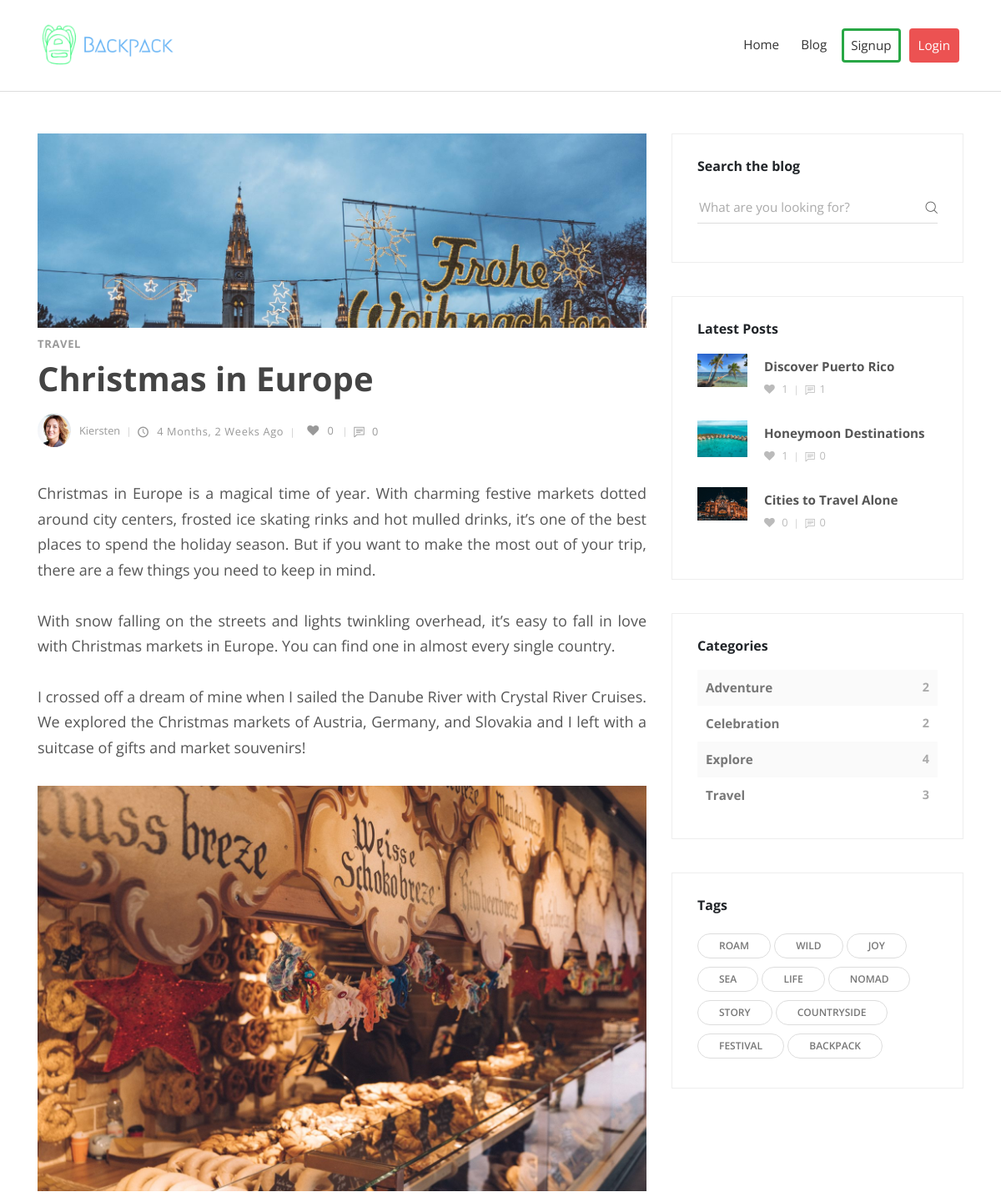
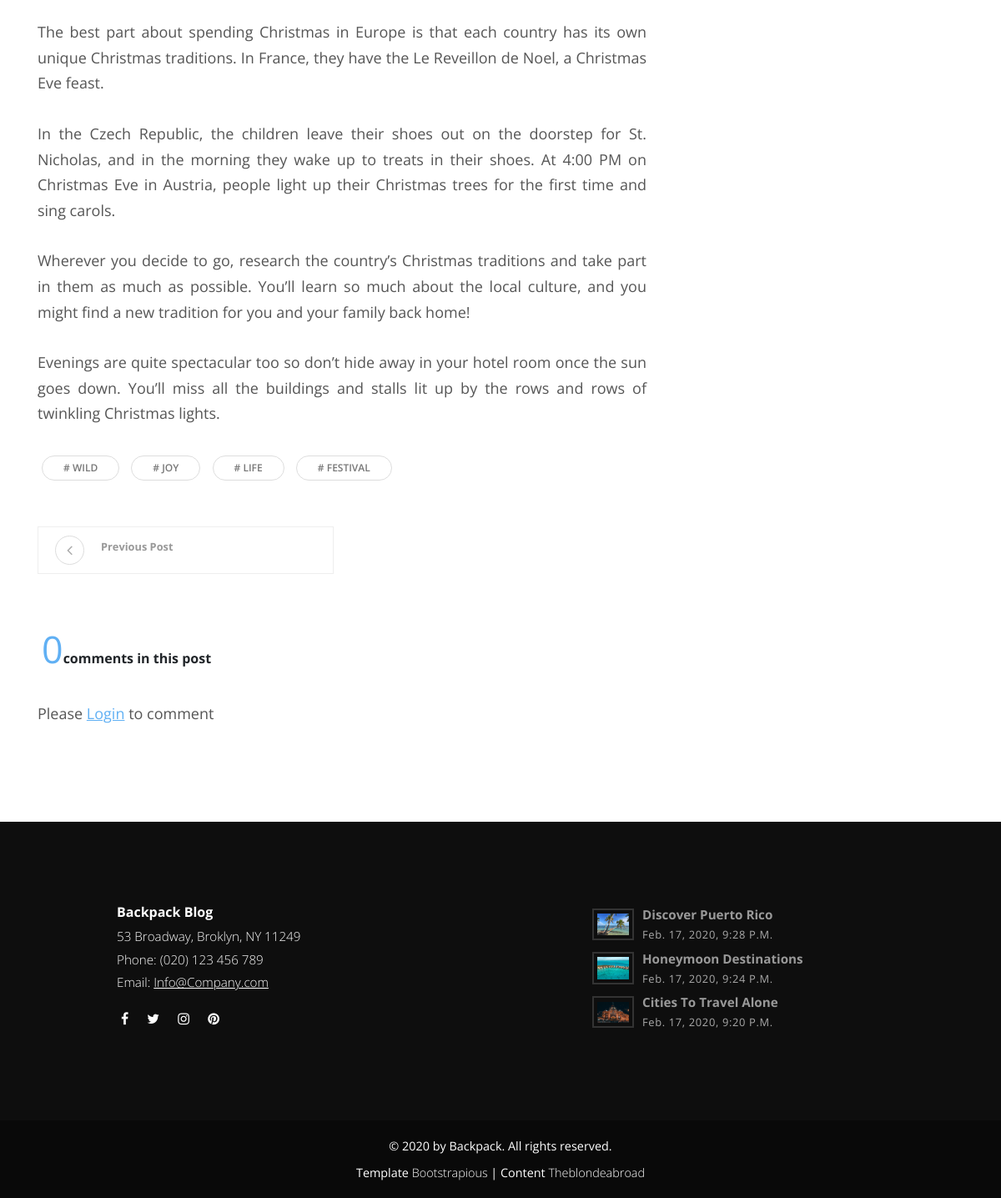
The page /article/christmas-in-europe/ on the database its author committed (2 pictures, top to bottom).
### posts/models.py (models this page shows, shortened)
class Post(models.Model):
    title = models.CharField(max_length=100)
    slug = models.SlugField(max_length=200, unique=True, null=True, blank=True)
    overview = RichTextUploadingField(blank=True, null=True)
    timestamp = models.DateTimeField(auto_now_add=True)
    comment_count = models.IntegerField(default=0)
    author = models.ForeignKey(Author, on_delete=models.CASCADE)
    thumbnail = models.ImageField()
    categories = models.ManyToManyField(Category)
    tags = models.ManyToManyField(Tag)
    featured = models.BooleanField(default=False)
    likes = models.ManyToManyField(Author, blank=True, related_name='likes')
    def get_absolute_url(self):
        return reverse('post-detail', kwargs={
            'slug': self.slug
        })
    @property
    def comment_count(self):
        return Comment.objects.filter(post=self).count()

class Category(models.Model):
    title = models.CharField(max_length=20)
    slug = models.SlugField(max_length=200, unique=True, null=True, blank=True)
    def __str__(self):
        return self.title

class Author(models.Model):
    user = models.OneToOneField(User, on_delete=models.CASCADE)
    profile_pic = models.ImageField(default="default_pro_pic.png", null=True, blank=True)
    def __str__(self):
        return self.user.username

class Tag(models.Model):
    title = models.CharField(max_length=20)
    def __str__(self):
        return self.title

### posts/views.py (the view)
# urls.py: path('article/<slug:slug>/', post, name='post-detail'),
def post(request, slug):
    post = get_object_or_404(Post, slug=slug)
    comments = Comment.objects.filter(post=post, reply=None).order_by('-id')
    form = CommentForm(request.POST or None)
    if request.method == "POST":
        if form.is_valid():
            reply_id = request.POST.get('comment_id')
            qs = None
            if reply_id:
                qs = Comment.objects.get(id=reply_id)
            form.instance.user = request.user
            form.instance.post = post
            form.instance.reply = qs
            form.save()
    else:
        form = CommentForm()
    is_liked = False
    if post.likes.filter(id = request.user.id).exists():
        is_liked = True
    recent = Post.objects.order_by('-timestamp')[0:3]
    category_count = Post.objects.values('categories__title', 'categories__slug' ).annotate(Count('categories__title'))
    tags = Tag.objects.all()
    context = {
        'post':post,
        'comments':comments,
        'is_liked':is_liked,
        'recent_post_list':recent,
        'category_count':category_count,
        'tags_list':tags,
        'form':form,
    }
    if request.is_ajax():
        html = render_to_string('comment-section.html', context, request=request)
        return JsonResponse({'form':html})
    return render(request, 'post.html', context)

### posts/forms.py
class CommentForm(forms.ModelForm):
    comment = forms.CharField(label="", widget=forms.Textarea(attrs={
        'class':'form-control',
        'placeholder':'Write your opinion',
        'id': 'usercomment',
        'rows':'4'
    }))
    class Meta:
        model = Comment
        fields = ('comment',)

### posts/context_processors.py (called while the page is built)
def footer_post(request):
    posts = Post.objects.order_by('-timestamp')[0:3]
    return {'footer_post':posts}

### templates/post.html (shortened to what this page needs)
{% extends "base.html" %}
{% load static %}
{% block content %}
<div class="container">
  <div class="row">
    <main class="post blog-post col-lg-8">
      <div class="container">
        <div class="post-single">
          <div class="post-thumbnail"><img src="{{ post.thumbnail.url }}" alt="..." class="img-fluid"></div>
          <div class="post-details">
            <div class="post-meta d-flex justify-content-between">
              <div class="category">
                {% for cat in post.categories.all %}
                <a href="{% url 'category-detail' cat.slug %}">{{ cat }}</a>
                {% endfor %}
              </div>
            </div>
            <h1>{{ post.title }}</h1>
            <div class="post-footer d-flex align-items-center flex-column flex-sm-row"><div
                class="author d-flex align-items-center flex-wrap">
                <div class="avatar"><img src="{{ post.author.profile_pic.url }}" alt="..." class="img-fluid"></div>
                <div class="title"><span>{{ post.author }}</span></div>
            </div>
              <div class="d-flex align-items-center flex-wrap">
                <div class="date"><i class="icon-clock"></i> {{ post.timestamp | timesince }} ago</div>
                <div id="like-count" class="views"> {{ post.likes.count }}
                </div>
                <div class="comments meta-last"><i class="icon-comment"></i> {{ post.comment_count}}</div>
              </div>
            </div>
            <div class="post-body">
              {{ post.overview | safe }}
            </div>
            <div class="post-tags">
              {% for tag in post.tags.all %}
              <li class="list-inline-item tag"># {{ tag }}</li>
              {% endfor %}
            </div>
            <div class="posts-nav d-flex justify-content-between align-items-stretch flex-column flex-md-row">
              {% if post.get_next_by_timestamp %}
              <a href="{% url 'post-detail' post.get_next_by_timestamp.slug %}"
                class="prev-post text-left d-flex align-items-center">
                <div class="icon prev"><i class="fa fa-angle-left"></i></div>
                <div class="text"><strong class="text-primary">Previous Post </strong>
                </div>
              </a>
              {% endif %}
            </div>
            <div class="comment-section">
              {% include 'comment-section.html' %}
            </div>
          </div>
        </div>
      </div>
    </main>
    {% include 'sidebar.html' with recent_post_list=recent_post_list category_count=category_count tags_list=tags_list %}
  </div>
</div>
{% endblock content %}

### templates/sidebar.html (shortened to what this page needs)
<aside class="col-lg-4">
    <div class="widget search">
        <header>
            <h3 class="h6">Search the blog</h3>
        </header>
        <form action="{% url 'search-result' %}" class="search-form">
            <div class="form-group">
                <input type="text" name="q" placeholder="What are you looking for?">
                <button type="submit" class="submit"><i class="icon-search"></i></button>
            </div>
        </form>
    </div>
    <div class="widget latest-posts">
        <header>
            <h3 class="h6">Latest Posts</h3>
        </header>
        <div class="blog-posts">
            {% for recent_post in recent_post_list %}
            <a href="{{ recent_post.get_absolute_url }}">
                <div class="item d-flex align-items-center">
                    <div class="image"><img src="{{ recent_post.thumbnail.url }}" alt="..." class="img-fluid"></div>
                    <div class="title"><strong>{{ recent_post.title }}</strong>
                        <div class="d-flex align-items-center">
                            <div class="views"><i class="fa fa-heart" aria-hidden="true"></i>
                                {{ recent_post.likes.count }}</div>
                            <div class="comments"><i class="icon-comment"></i>{{ recent_post.comment_count }}</div>
                        </div>
                    </div>
                </div>
            </a>
            {% endfor %}
        </div>
    </div>
    <div class="widget categories">
        <header>
            <h3 class="h6">Categories</h3>
        </header>
        {% for category in category_count %}
        <div class="item d-flex justify-content-between">
            <a href="{% url 'category-detail' category.categories__slug %}">{{ category.categories__title }}</a>
            <span>
                {{ category.categories__title__count }}
            </span>
        </div>
        {% endfor %}
    </div>
    <div class="widget tags">
        <header>
            <h3 class="h6">Tags</h3>
        </header>
        <ul class="list-inline">
            {% for tag in tags_list%}
            <li class="list-inline-item tag">{{ tag.title }}</li>
            {% endfor %}
        </ul>
    </div>
</aside>

### templates/footer.html (shortened to what this page needs)
{% load static %}
<footer class="main-footer">
    <div class="container">
        <div class="row">
            <div class="col-md-5 offset-md-1">
                <div class="logo">
                    <h6 class="text-white">Backpack Blog</h6>
                </div>
                <div class="contact-details">
                    <p>53 Broadway, Broklyn, NY 11249</p>
                    <p>Phone: (020) 123 456 789</p>
                    <p>Email: <a href="mailto:info@company.com">Info@Company.com</a></p>
                    <ul class="social-menu">
                        <li class="list-inline-item"><a href="https://www.facebook.com/"><i
                                    class="fa fa-facebook"></i></a></li>
                        <li class="list-inline-item"><a href="https://twitter.com/"><i class="fa fa-twitter"></i></a>
                        </li>
                        <li class="list-inline-item"><a href="https://www.instagram.com/"><i
                                    class="fa fa-instagram"></i></a></li>
                        <li class="list-inline-item"><a href="https://www.pinterest.com/"><i
                                    class="fa fa-pinterest"></i></a></li>
                    </ul>
                </div>
            </div>
            <div class="col-md-5 offset-md-1">
                {% for post in footer_post %}
                <div class="latest-posts">
                    <a href="{{ post.get_absolute_url }}">
                        <div class="post d-flex align-items-center">
                            <div class="image"><img src="{{ post.thumbnail.url }}" alt="..." class="img-fluid">
                            </div>
                            <div class="title"><strong>{{ post.title }}</strong><span
                                    class="date last-meta">{{ post.timestamp }}</span></div>
                        </div>
                    </a>
                </div>
                {% endfor %}
            </div>
        </div>
    </div>
    <div class="copyrights">
        <div class="container">
            <div class="row">
                <div class="col-md-10 offset-md-1 text-center">
                    <p style="margin-bottom: 10px;">&copy; {% now "Y" %} by Backpack. All rights reserved.</p>
                    <p>Template <a href="https://bootstrapious.com/p/bootstrap-carousel"
                            class="text-white">Bootstrapious</a> | Content <a href="https://theblondeabroad.com/"
                            class="text-white">Theblondeabroad</a>
                    </p>
                </div>
            </div>
        </div>
    </div>
</footer>
</body>
</html>

### static/css/custom.css (style rules this page uses)
.post-thumbnail { height: 233px; overflow: hidden; }
.blog-post .post-body p:not(.lead), section.featured-posts p, .post p:not(.lead) { font-size: 18px; text-align: justify; }
.post-body p { text-align: justify; }
.post .views::before { font: normal normal normal 14px/1 FontAwesome !important; content: "\f004" !important; display: inline-block; margin: 0 7px; font-size: 0.9em; color: #999; }
a { color: #60B0F4; }

### rows shown on the page
Post: thumbnail (picture), title "Christmas in Europe", author.profile_pic (picture), author "Kiersten", timestamp "4 Months, 2 Weeks", likes.count "0", comment_count "0", overview "Christmas in Europe is a magical time of year. With charming festive markets dotted around city centers, frosted ice skating rinks and hot mulled drinks, it’s one of the best places to spend the holiday season. But if you want to make the most out of your trip, there are a few things you need to keep in mind. With snow falling on the streets and lights twinkling overhead, it’s easy to fall in love with Christmas markets in Europe. You can find one in almost every single country. I crossed off a dream of mine when I sailed the Danube River with Crystal River Cruises. We explored the Christmas markets of Austria, Germany, and Slovakia and I left with a suitcase of gifts and market souvenirs!…", overview (picture)
Category: title "TRAVEL", categories__title "Travel", categories__title__count "3"
Tag: title "WILD"
Tag: title "JOY"
Tag: title "LIFE"
Tag: title "FESTIVAL"
Post: thumbnail (picture), title "Discover Puerto Rico", likes.count "1", comment_count "1", timestamp "Feb. 17, 2020, 9:28 P.m."
Post: thumbnail (picture), title "Honeymoon Destinations", likes.count "1", comment_count "0", timestamp "Feb. 17, 2020, 9:24 P.m."
Post: thumbnail (picture), title "Cities to Travel Alone", likes.count "0", comment_count "0", title "Cities To Travel Alone", timestamp "Feb. 17, 2020, 9:20 P.m."
Tag: title "ROAM"
Tag: title "SEA"
Tag: title "NOMAD"
Tag: title "STORY"
Tag: title "COUNTRYSIDE"
Tag: title "BACKPACK"

### other values the page prints
{{ comments.count }} "0"
{{ category.categories__title }} "Adventure" "Celebration" "Explore"
{{ category.categories__title__count }} "2" "2" "4"
